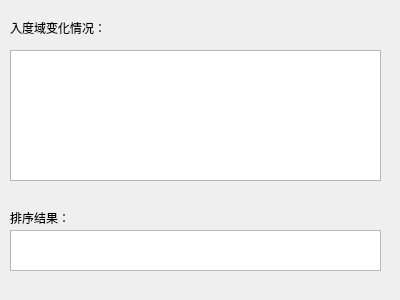
<?xml version="1.0" encoding="UTF-8"?>
<ui version="4.0">
 <class>Dialog_TopologySort</class>
 <widget class="QDialog" name="Dialog_TopologySort">
  <property name="geometry">
   <rect>
    <x>0</x>
    <y>0</y>
    <width>400</width>
    <height>300</height>
   </rect>
  </property>
  <property name="windowTitle">
   <string>Dialog</string>
  </property>
  <widget class="QPlainTextEdit" name="plainTextEdit">
   <property name="geometry">
    <rect>
     <x>10</x>
     <y>50</y>
     <width>371</width>
     <height>131</height>
    </rect>
   </property>
  </widget>
  <widget class="QLabel" name="label">
   <property name="geometry">
    <rect>
     <x>10</x>
     <y>20</y>
     <width>131</width>
     <height>16</height>
    </rect>
   </property>
   <property name="text">
    <string>入度域变化情况：</string>
   </property>
  </widget>
  <widget class="QLabel" name="label_2">
   <property name="geometry">
    <rect>
     <x>10</x>
     <y>210</y>
     <width>131</width>
     <height>16</height>
    </rect>
   </property>
   <property name="text">
    <string>排序结果：</string>
   </property>
  </widget>
  <widget class="QPlainTextEdit" name="plainTextEdit_2">
   <property name="geometry">
    <rect>
     <x>10</x>
     <y>230</y>
     <width>371</width>
     <height>41</height>
    </rect>
   </property>
  </widget>
 </widget>
 <resources/>
 <connections/>
</ui>
